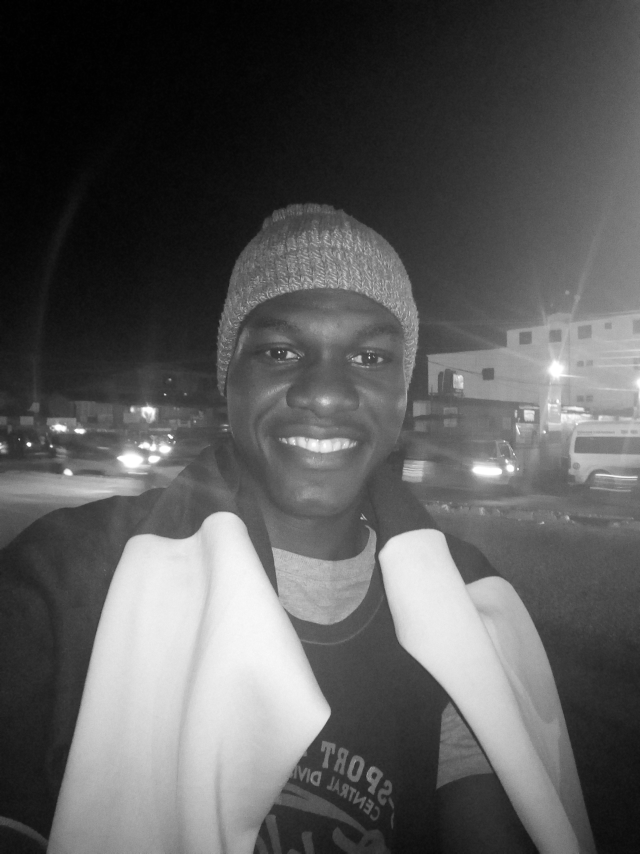
#> input picture src/images/IMG_1.jpg, 1920 x 2560 px (shown at 1/3 size); its folder holds only this picture in this run
$ python faces-train.py
#> lines starting #> are read from the running program, lines starting #| are printed output that depends on the picture
import cv2
import os
import numpy as np
from PIL import Image
import pickle

BASE_DIR = os.path.dirname(os.path.abspath(__file__))
image_dir = os.path.join(BASE_DIR, 'images')

faceCascade = cv2.CascadeClassifier(r"cascades\data\haarcascade_frontalface_alt2.xml")
recognizer = cv2.face.LBPHFaceRecognizer_create()


current_id = 0
label_ids = {}
y_labels = []
x_train = []

for root, dirs, files in os.walk(image_dir):
    for file in files:
        if file.endswith('png') or file.endswith('jpg') or file.endswith('JPG'):
            path = os.path.join(root, file)
            label = os.path.basename(os.path.dirname(path)).replace(' ', '-').lower()
            print(label, path)
            if label in label_ids:
                pass
            else:
                label_ids[label] = current_id
                current_id += 1

            id_ = label_ids[label]
            print(label_ids)
            pil_image = Image.open(path).convert('L')
            image_array = np.array(pil_image, 'uint8')
            print(image_array)
#> (printed output is left out)
            faces = faceCascade.detectMultiScale(image_array, scaleFactor=1.05, minNeighbors=5, minSize=(30, 30))
#> faces = [[317, 1561, 77, 77]]

            for (x, y, w, h) in faces:
                roi = image_array[y:y+h, x:x+w]
                x_train.append(roi)
                y_labels.append(id_)
#> this loop made 1 pass
#> pass 1, `roi = image_array[y:y+h, x:x+w]`:
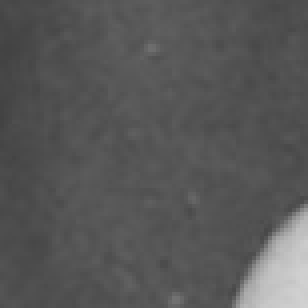
#> roi: shape (77, 77) (shown 4 times larger); min 66, max 209, mean 87.9
#> after the loop, x_train = 1 item; y_labels = [0]

print(y_labels)
#| [0]
print(x_train)
#> (printed output is left out)

with open('labels.pickle','wb') as f:
    pickle.dump(label_ids, f)

recognizer.train(x_train, np.array(y_labels))
recognizer.save('trainner.yml')

$ run again, on src/images/IMG_2.jpg
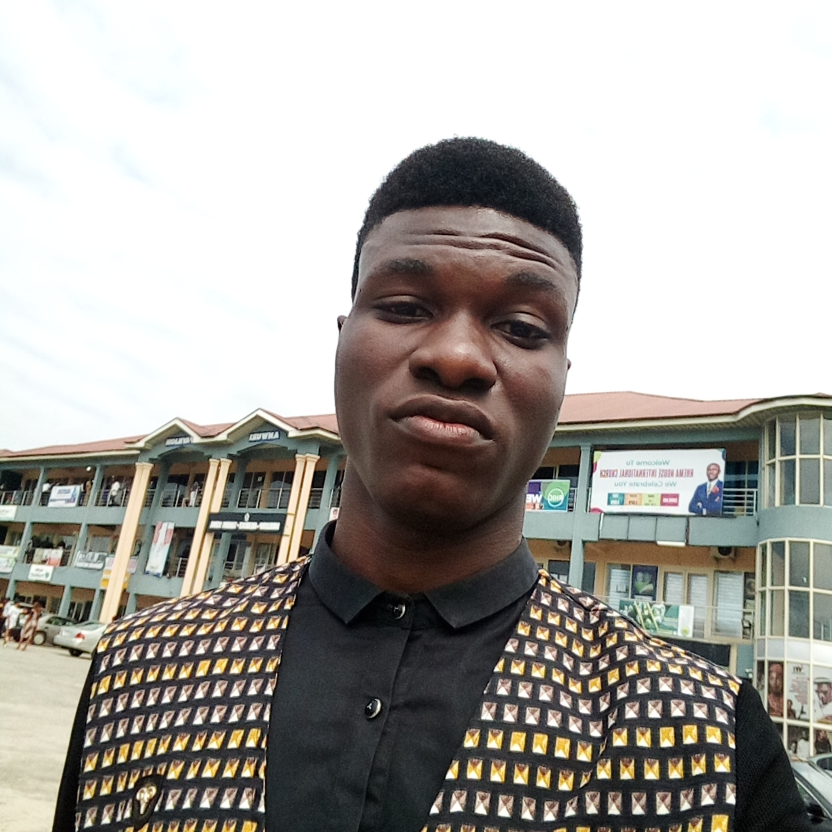
#> input picture src/images/IMG_2.jpg, 2496 x 2496 px (shown at 1/3 size)
#> `pil_image = Image.open(path).convert('L')`:
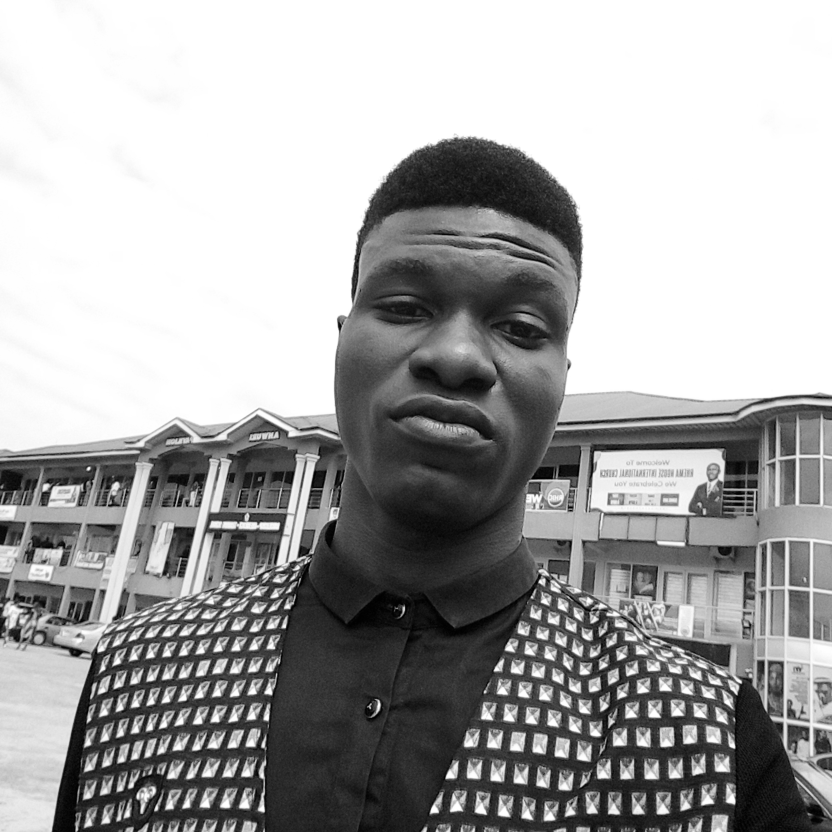
#> pil_image: PIL image 2496x2496 L (shown at 1/3 size); min 0, max 255, mean 165.6
#> (printed output is left out)
#> faces = [[2116, 1395, 39, 39], [2299, 2016, 53, 53], [934, 579, 878, 878]]
#> the loop `for (x, y, w, h) in faces:` made 3 passes
#> pass 3, `roi = image_array[y:y+h, x:x+w]`:
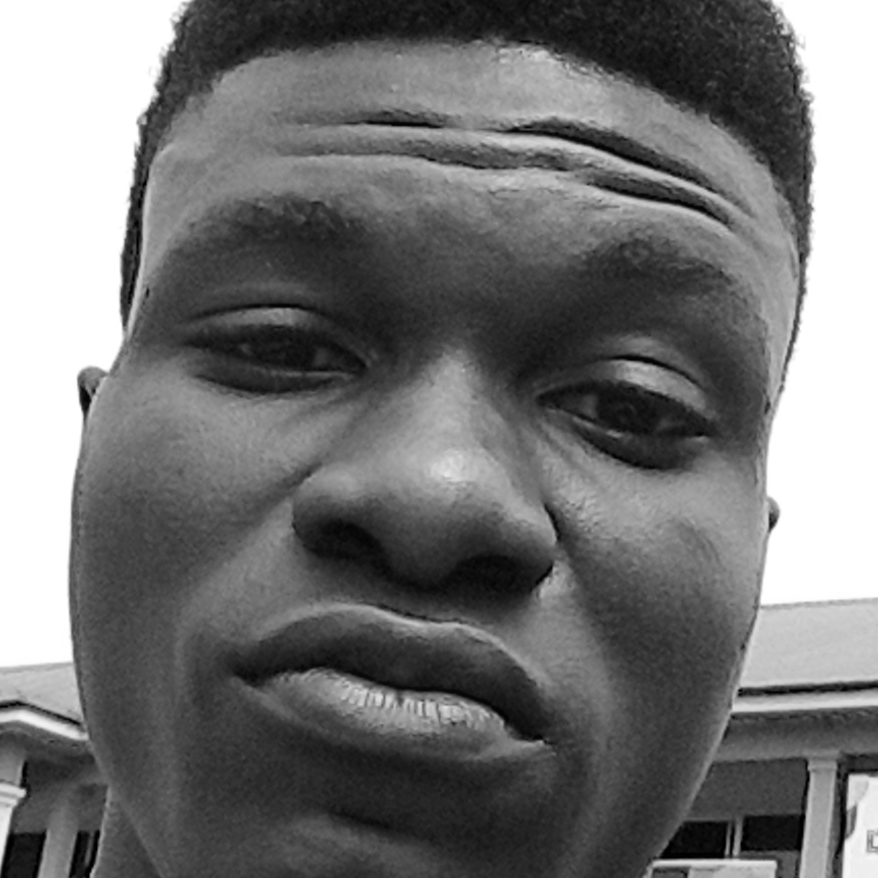
#> roi: shape (878, 878); min 0, max 255, mean 115
#> after the loop `for (x, y, w, h) in faces:`: x_train = 3 items; y_labels = [0, 0, 0]
#| [0, 0, 0]
#> (printed output is left out)

$ run again, on src/images/IMG_3.jpg
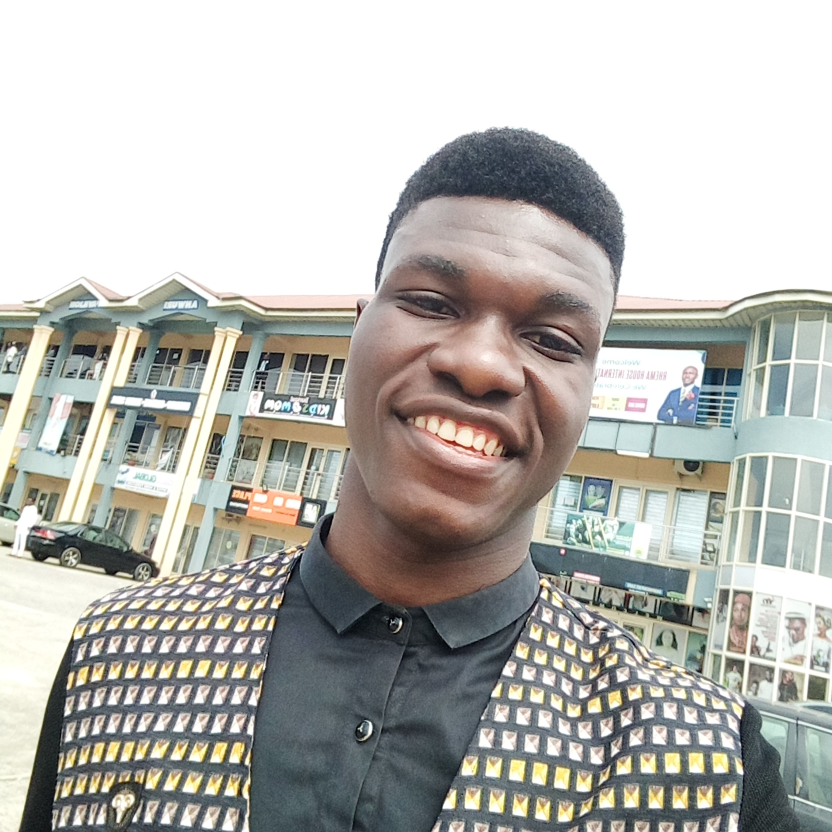
#> input picture src/images/IMG_3.jpg, 2496 x 2496 px (shown at 1/3 size)
#> `pil_image = Image.open(path).convert('L')`:
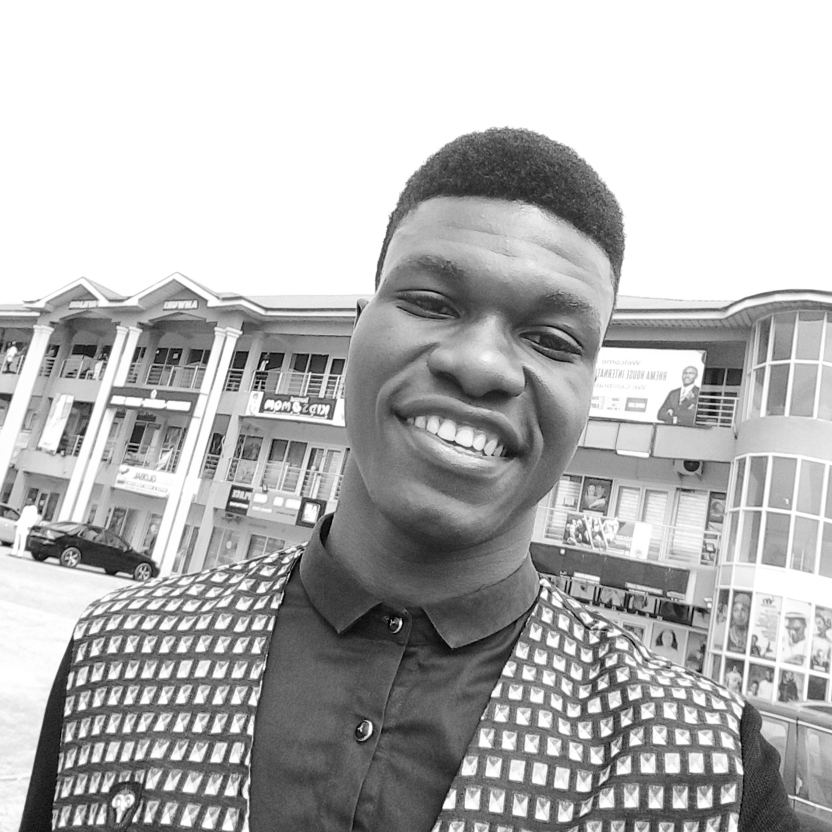
#> pil_image: PIL image 2496x2496 L (shown at 1/3 size); min 0, max 255, mean 181
#> (printed output is left out)
#> faces = [[2043, 1103, 44, 44], [441, 1342, 37, 37], [1981, 1896, 42, 42], [176, 1652, 44, 44], [13, 1050, 51, 51], [2190, 1808, 59, 59], [236, 2067, 58, 58], [24, 2310, 74, 74]]
#> the loop `for (x, y, w, h) in faces:` made 8 passes
#> pass 3, `roi = image_array[y:y+h, x:x+w]`:
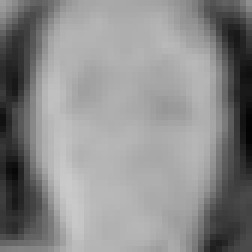
#> roi: shape (42, 42) (shown 6 times larger); min 3, max 202, mean 139.4
#> after the loop `for (x, y, w, h) in faces:`: x_train = 8 items; y_labels = [0, 0, 0, 0, 0, 0, 0, 0]
#| [0, 0, 0, 0, 0, 0, 0, 0]
#> (printed output is left out)

$ run again, on src/images/IMG_4.jpg
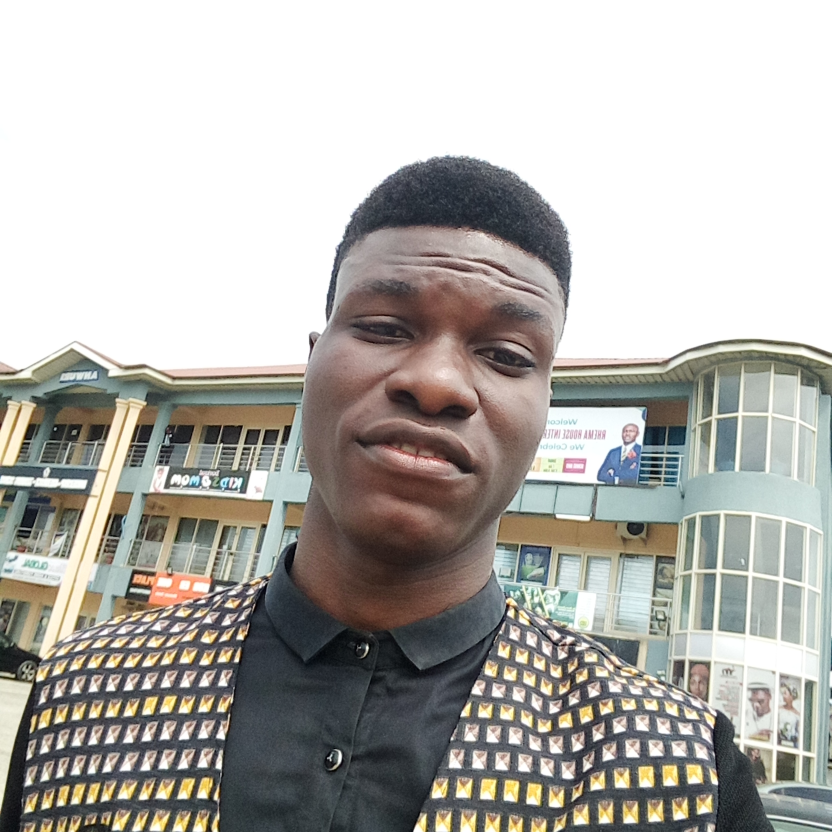
#> input picture src/images/IMG_4.jpg, 2496 x 2496 px (shown at 1/3 size)
#> `pil_image = Image.open(path).convert('L')`:
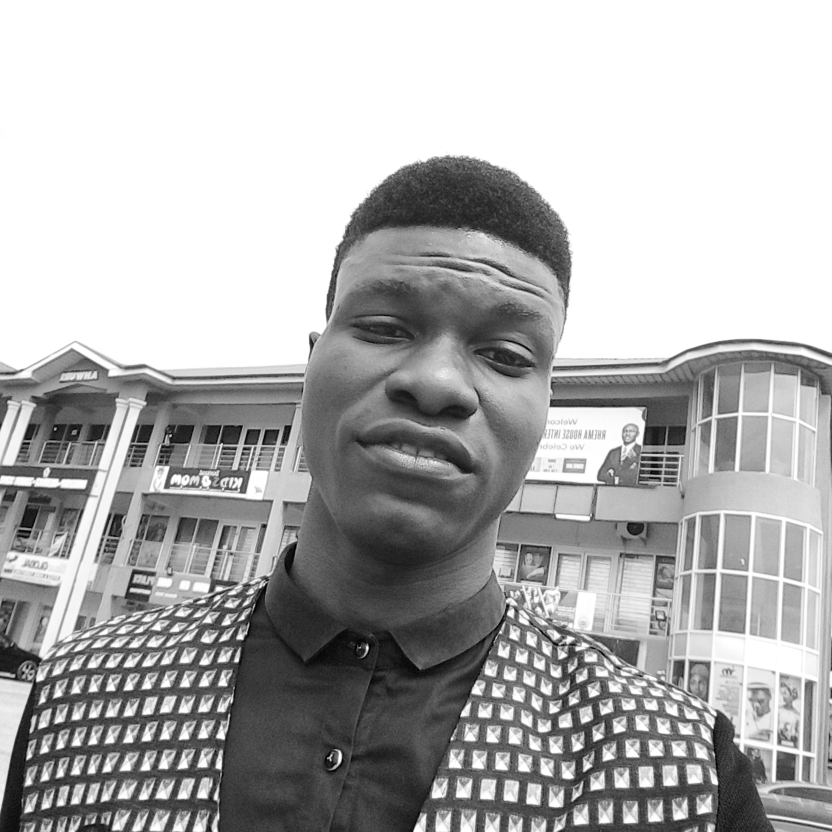
#> pil_image: PIL image 2496x2496 L (shown at 1/3 size); min 0, max 255, mean 176.4
#> (printed output is left out)
#> faces = [[1863, 1276, 45, 45], [2060, 2024, 64, 64], [866, 637, 908, 908]]
#> the loop `for (x, y, w, h) in faces:` made 3 passes
#> pass 3, `roi = image_array[y:y+h, x:x+w]`:
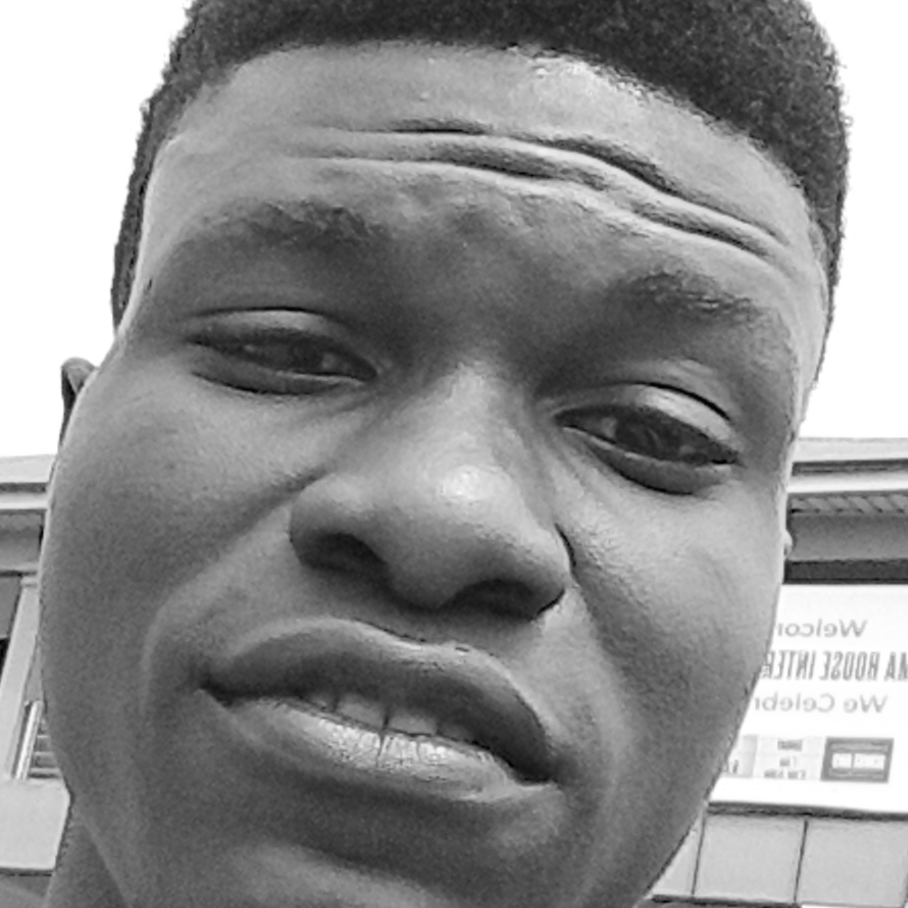
#> roi: shape (908, 908); min 0, max 255, mean 139.3
#> after the loop `for (x, y, w, h) in faces:`: x_train = 3 items; y_labels = [0, 0, 0]
#| [0, 0, 0]
#> (printed output is left out)
